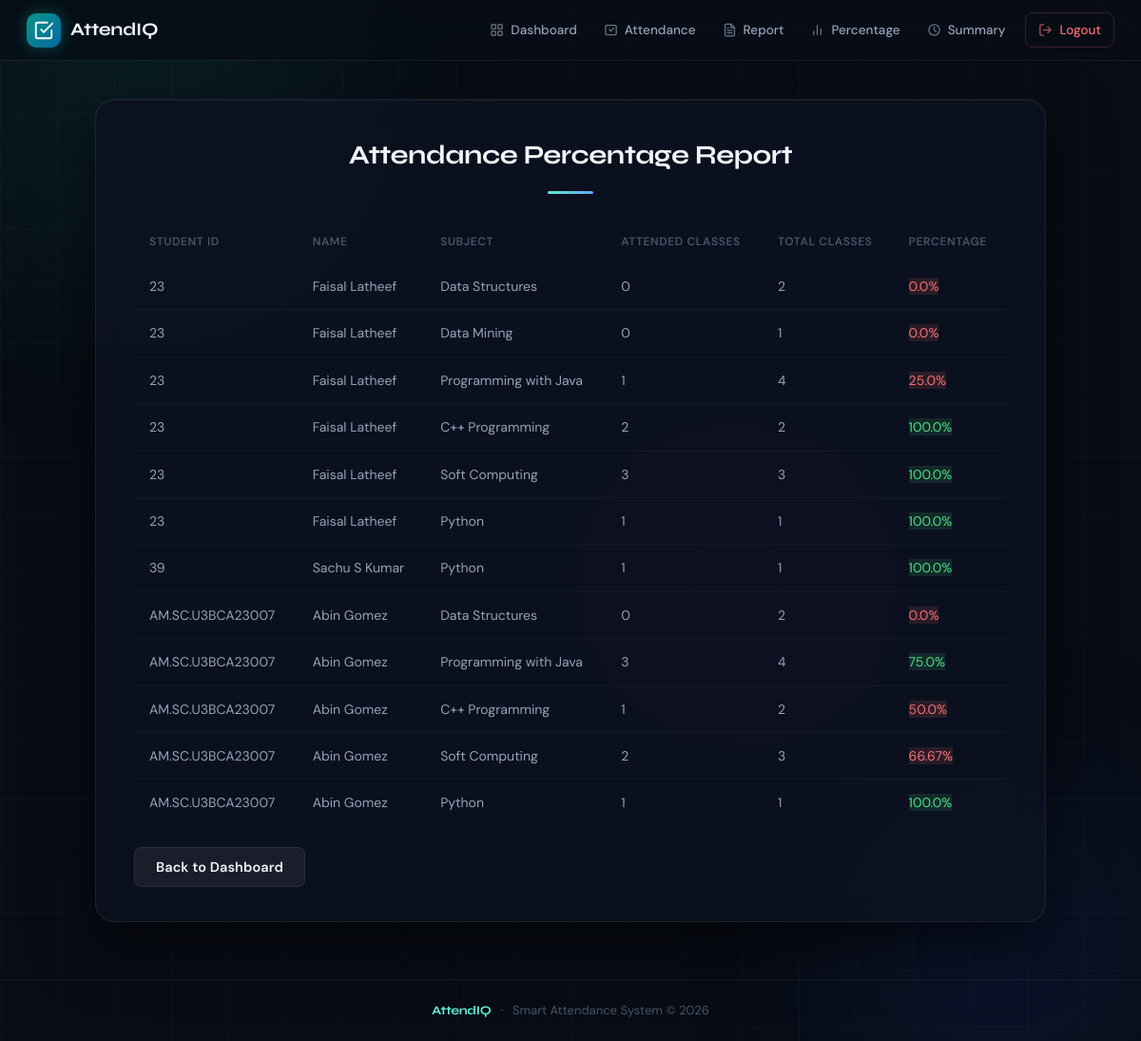
Page /attendance_percentage (signed in) on the committed database.
### tables this page shows
CREATE TABLE students (
        student_id TEXT PRIMARY KEY,
        full_name TEXT NOT NULL,
        department TEXT NOT NULL,
        semester INTEGER NOT NULL,
        email TEXT NOT NULL,
        password_hash TEXT NOT NULL
    );

### routes/attendance_routes.py (the view)
@attendance.route("/attendance_percentage")
def attendance_percentage():
    if "admin" not in session:
        return redirect("/login")
    conn = get_connection()
    cursor = conn.cursor()
    cursor.execute("""
        SELECT
            s.student_id,
            s.full_name,
            sub.subject_name,

            COUNT(
                CASE
                    WHEN a.status = 'Present'
                    THEN 1
                END
            ) AS attended_classes,

            (
                SELECT COUNT(DISTINCT date || hour)
                FROM attendance a2
                WHERE a2.subject_id = a.subject_id
            ) AS total_classes

        FROM attendance a

        JOIN students s
            ON a.student_id = s.student_id

        JOIN subjects sub
            ON a.subject_id = sub.subject_id

        GROUP BY
            s.student_id,
            a.subject_id
        """)
    records = cursor.fetchall()
    percentage_data = []
    for row in records:
        student_id = row[0]
        full_name = row[1]
        subject_name = row[2]
        attended = row[3]
        total = row[4]
        if total == 0:
            percentage = 0
        else:
            percentage = round((attended / total) * 100, 2)
        percentage_data.append(
            (
                student_id,
                full_name,
                subject_name,
                attended,
                total,
                percentage
            )
        )
    conn.close()
    return render_template(
        "attendance_percentage.html",
        records=percentage_data
    )

### app.py (called while the page is built)
@app.after_request
def add_no_cache_headers(response):
    response.headers["Cache-Control"] = (
        "no-store, no-cache, must-revalidate, max-age=0"
    )
    response.headers["Pragma"] = "no-cache"
    response.headers["Expires"] = "0"
    return response

### database/db.py (called while the page is built)
def get_connection():
    base_dir = os.path.dirname(os.path.abspath(__file__))
    db_path = os.path.join(base_dir, DB_NAME)
    return sqlite3.connect(db_path)

### templates/attendance_percentage.html
{% extends "base.html" %}
{% block content %}
<h2>Attendance Percentage Report</h2>
<table>
<tr>
<th>Student ID</th>
<th>Name</th>
<th>Subject</th>
<th>Attended Classes</th>
<th>Total Classes</th>
<th>Percentage</th>
</tr>
{% for row in records %}
<tr>
<td>{{ row[0] }}</td>
<td>{{ row[1] }}</td>
<td>{{ row[2] }}</td>
<td>{{ row[3] }}</td>
<td>{{ row[4] }}</td>
<td>
{% if row[5] >= 75 %}
<span class="status-present">
{{ row[5] }}%
</span>
{% else %}
<span class="status-absent">
{{ row[5] }}%
</span>
{% endif %}
</td>
</tr>
{% endfor %}
</table>
<a href="/dashboard">
<button class="secondary">
Back to Dashboard
</button>
</a>
{% endblock %}

### static/styles.css (style rules this page uses)
:root { --bg: #080c14; --surface: #0d1221; --surface-2: #111827; --border: rgba(255,255,255,0.07); --border-hover:rgba(255,255,255,0.14); --accent: #5eead4; --accent-dim: rgba(94,234,212,0.12); --accent-glow: rgba(94,234,212,0.35); --blue: #60a5fa; --blue-dim: rgba(96,165,250,0.12); --green: #4ade80; --green-dim: rgba(74,222,128,0.12); --red: #f87171; --red-dim: rgba(248,113,113,0.12); --yellow: #fbbf24; --text-primary: #f1f5f9; --text-secondary: #94a3b8; --text-muted: #475569; --font-display: 'Syne', sans-serif; --font-body: 'DM Sans', sans-serif; --radius-sm: 8px; --radius-md: 14px; --radius-lg: 20px; --nav-h: 64px; }
*, *::before, *::after { box-sizing: border-box; margin: 0; padding: 0; }
html { scroll-behavior: smooth; }
body { font-family: var(--font-body); font-size: 15px; line-height: 1.6; background: var(--bg); color: var(--text-primary); min-height: 100vh; display: flex; flex-direction: column; overflow-x: hidden; }
h1, h2, h3 { font-family: var(--font-display); letter-spacing: -0.5px; }
h2 { font-size: 28px; font-weight: 700; color: var(--text-primary); margin-bottom: 28px; text-align: center; position: relative; padding-bottom: 18px; }
h2::after { content: ''; position: absolute; bottom: 0; left: 50%; transform: translateX(-50%); width: 48px; height: 3px; background: linear-gradient(90deg, var(--accent), var(--blue)); border-radius: 99px; }
button, .btn { display: inline-flex; align-items: center; justify-content: center; gap: 8px; margin-top: 22px; padding: 11px 22px; border: none; border-radius: var(--radius-sm); background: linear-gradient(135deg, var(--accent) 0%, #22d3ee 100%); color: #052e2e; font-family: var(--font-body); font-size: 14.5px; font-weight: 600; cursor: pointer; transition: transform 0.2s, box-shadow 0.2s, opacity 0.2s; text-decoration: none; letter-spacing: 0.1px; }
button.secondary, .btn-secondary { background: rgba(255,255,255,0.06); border: 1px solid var(--border); color: var(--text-primary); box-shadow: none; }
table { width: 100%; border-collapse: collapse; }
th { padding: 13px 16px; text-align: left; font-size: 12px; font-weight: 600; text-transform: uppercase; letter-spacing: 0.6px; color: var(--text-muted); white-space: nowrap; }
td { padding: 13px 16px; font-size: 14px; color: var(--text-secondary); border-bottom: 1px solid rgba(255,255,255,0.04); }
tbody tr:last-child td { border-bottom: none; }
tbody tr { transition: background 0.15s; }
.status-present, .badge-present { color: var(--green); background: var(--green-dim); }
.status-absent, .badge-absent { color: var(--red); background: var(--red-dim); }

### rows in the picture
students: student_id "23", full_name "Faisal Latheef", row "Data Structures", row "0", row "2", row "0.0", row "Data Mining", row "1", row "Programming with Java", row "4", row "25.0", row "C++ Programming", row "100.0", row "Soft Computing", row "3", row "Python"
students: student_id "39", full_name "Sachu S Kumar", row "Python", row "1", row "100.0"
students: student_id "AM.SC.U3BCA23007", full_name "Abin Gomez", row "Data Structures", row "0", row "2", row "0.0", row "Programming with Java", row "3", row "4", row "75.0", row "C++ Programming", row "1", row "50.0", row "Soft Computing", row "66.67", row "Python", row "100.0"
